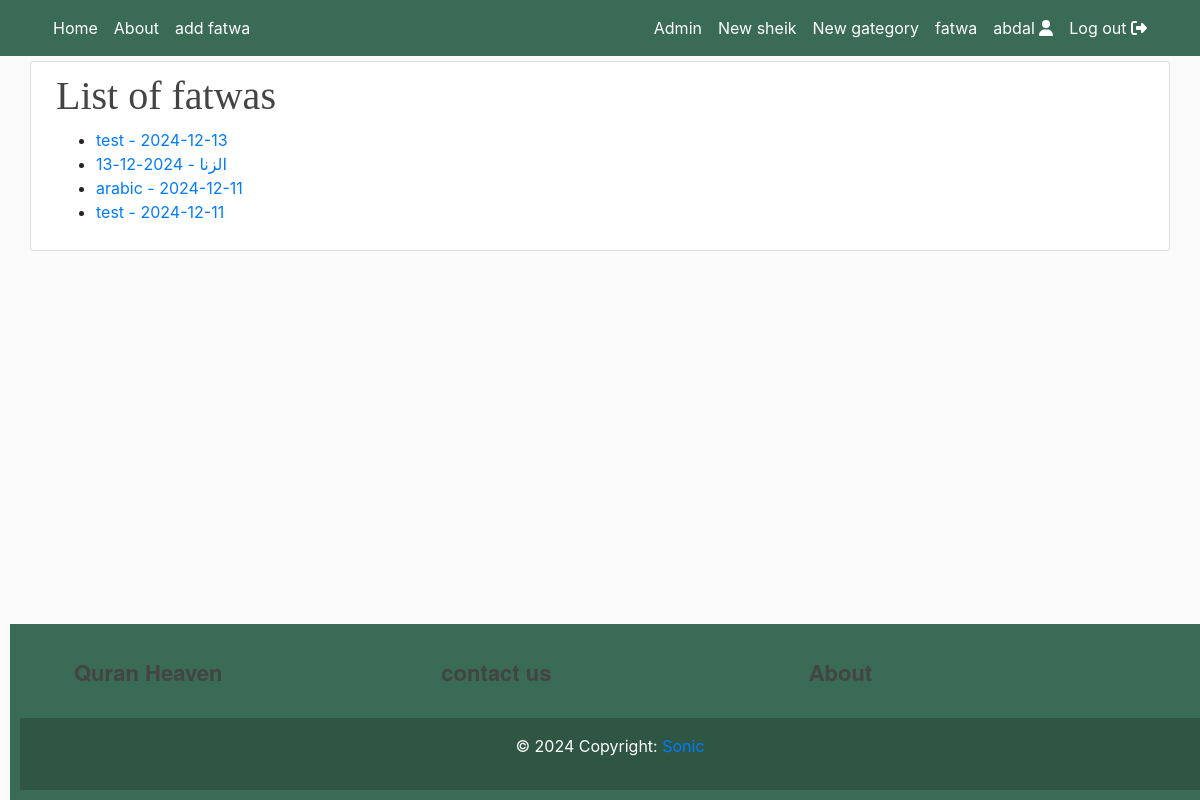
The app's page /fatwas/ (signed in) with its own data.
### quran/models.py (models this page shows, shortened)
class CustomUser(AbstractUser):
    def image_upload_to(self, instance=None):
        if instance:
            return os.path.join("Users", self.username, instance)
        return None
    email = models.EmailField(unique=True)
    status = models.CharField(max_length=100, default='regular')
    description = models.TextField("Description", max_length=600, default='', blank=True)
    image = models.ImageField(default='default/user.jpg', upload_to=image_upload_to)

class Fatwa(models.Model):
    name=models.CharField(max_length=100,default='')
    question = models.TextField()
    answer = models.TextField()
    date = models.DateTimeField(auto_now_add=True)
    category = models.CharField(max_length=100, blank=True, null=True)

### quran/decorators.py (the view)
        def _wrapped_view(request, *args, **kwargs):
            if not request.user.is_superuser:
                messages.error(request, "You are cannot to access this!")
                return redirect(redirect_url)
            return view_func(request, *args, **kwargs)

### quran/views.py (called while the page is built)
@user_is_superuser
def fatwa_list(request):
    fatwas = Fatwa.objects.all().order_by('-date')
    return render(request, 'fatwa_list.html', {'fatwas': fatwas})

### quran/templates/fatwa_list.html (shortened to what this page needs)
{% extends "header.html" %}
{% load static %}
{% block content %}
<!DOCTYPE html>
<html lang="en">
<head>
    <link rel="stylesheet" href="{% static 'css/cardsdegin.css' %}">
</head>
    <body>
<div class="row media content-section mobiledevice">
    <div class="col-lg-12 col-md-12 col-sm-12">
        <div class="d-flex">
            <div>
                <h1 class="title-style">  List of fatwas</h1>
            </div>
        </div>
    <ul>
        {% for fatwa in fatwas %}
            <li>
                <a href="{% url 'fatwa_detail' fatwa.id %}">
                    {{ fatwa.category }} - {{ fatwa.date|date:"Y-m-d" }}
                </a>
            </li>
        {% endfor %}
    </ul>
    </div>
</div>
</body>
</html>
{% endblock content %}

### quran/templates/navbar.html (shortened to what this page needs)
<header class="site-header" style="margin-bottom: 5px">
    <nav class="navbar navbar-expand-md navbar-color">
        <div class="container">
            <div class="navbar-nav">
                <a class="nav-item nav-link" href="/">Home</a>
            </div>
            <div class="collapse navbar-collapse" id="navbarToggle">
                <div class="navbar-nav mr-auto">
                    <a class="nav-item nav-link" href="{%url 'about'%}">About</a>
                    <a class="nav-item nav-link" href="{%url 'submit_fatwa'%}">add fatwa</a>
                </div>
                <div class="navbar-nav">
                    {% if user.is_authenticated %}
                        {% if user.is_superuser %}
                            <a class="nav-item nav-link" href="admin/">Admin</a>
                            <a class="nav-item nav-link" href="{% url 'series-create' %}">New sheik</a>
                            <a class="nav-item nav-link" href="{% url 'post-create' %}">New gategory</a>
                            <a class="nav-item nav-link" href="{%url 'fatwa_list'%}">fatwa</a>
                        {% endif %}
                        <a class="nav-item nav-link" href="{% url 'profile' user.username %}">
                            {{user.username}} <i class="fas fa-user"></i>
                        </a>
                        <a class="nav-item nav-link" href="{% url 'logout' %}">
                            Log out <i class="fas fa-sign-out-alt"></i>
                        </a>
                    {% endif %}
                </div>
            </div>
        </div>
    </nav>
</header>

### quran/static/account/main/main.css (style rules this page uses)
:root { --footercolor: #3a6b54; --navbarcolor: #3a6b54; --btncolor: #3a6b54; --socialcolor: #3a6b54; --brightText: #ffffff; }
.navbar-color { background-color: var(--navbarcolor); }
body { background: #fafafa; }
h1, h2, h3, h4, h5, h6 { color: #444444; }
.site-header .navbar-nav .nav-link { color: var(--brightText); }
.content-section { background: #ffffff; padding: 10px 20px; border: 1px solid #dddddd; border-radius: 3px; margin-bottom: 20px; }
@media screen and (min-width: 600px) { .mobiledevice { padding-left: 10px; padding-right: 10px; } }
.title-style { font-family: fell, Georgia, Cambria, 'Times New Roman', Times, serif !important; }

### records on screen
CustomUser: username "abdal"
Fatwa: category "test", date "2024-12-13"
Fatwa: category "الزنا", date "2024-12-13"
Fatwa: category "arabic", date "2024-12-11"
Fatwa: category "test", date "2024-12-11"
